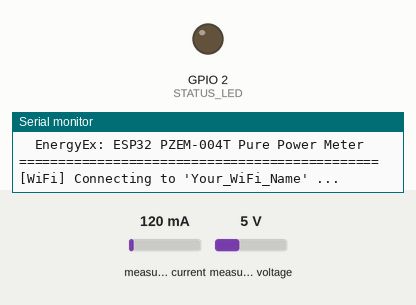
This sketch was run on a simulated ESP32. Shown: output pins drawn as LEDs (lit = HIGH), the last lines printed to the serial monitor. The test bench sets the inputs (shaded band); at power-on: measured current 120 mA, measured voltage 5 V. WiFi joins after 1.5 s; servers stay silent unless stated; uploads are accepted with an empty reply.

Above: at 1.1 s.
At 2.7 s:
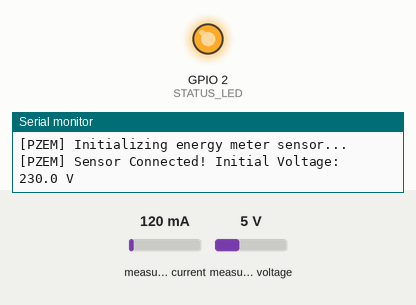
Timing chart, 0 to 4.2 s (numbered marks = the images above):
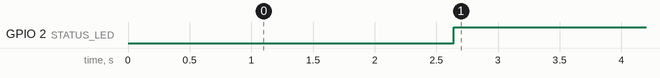

The sketch:

EnergyEx_ESP32_PureMonitoring.ino
```cpp
/**
 * EnergyEx - Pure Energy Monitoring Firmware (No Relays)
 * Target: ESP32 + PZEM-004T v3.0
 *
 * Required Libraries (Install via Arduino Library Manager):
 *  1. PZEM004Tv30 by Mandar
 *  2. ArduinoJson by Benoit Blanchon (v6 or v7)
 *
 * Wiring (Only 4 Wires):
 *  PZEM 5V  -> ESP32 VIN (or 5V)
 *  PZEM GND -> ESP32 GND
 *  PZEM TX  -> ESP32 GPIO 16 (RX2)
 *  PZEM RX  -> ESP32 GPIO 17 (TX2)
 */

#include <WiFi.h>
#include <HTTPClient.h>
#include <ArduinoJson.h>
#include <PZEM004Tv30.h>

// ==========================================
// 1. Wi-Fi & Server Settings
// ==========================================
const char* WIFI_SSID       = "Your_WiFi_Name";        // <-- Replace with your Wi-Fi SSID
const char* WIFI_PASSWORD   = "Your_WiFi_Password";    // <-- Replace with your Wi-Fi Password

// Your computer's local IP running Spring Boot:
const char* SERVER_URL      = "http://10.47.247.16:8080/api/v1/iot/telemetry";

const char* DEVICE_ID       = "ESP32_ENERGYEX_01";
const char* AUTH_TOKEN      = "ENERGYEX_IOT_SECURE_TOKEN_2026";

// ==========================================
// 2. Hardware Pin Definitions
// ==========================================
#define PZEM_RX_PIN 16 // Connects to PZEM-004T TX pin
#define PZEM_TX_PIN 17 // Connects to PZEM-004T RX pin
#define STATUS_LED  2  // Onboard blue LED

// HardwareSerial 2 (GPIO 16 RX, GPIO 17 TX)
PZEM004Tv30 pzem(Serial2, PZEM_RX_PIN, PZEM_TX_PIN);

unsigned long lastTelemetryTime = 0;
const unsigned long TELEMETRY_INTERVAL = 2500; // Send telemetry every 2.5 seconds

void setup() {
    Serial.begin(115200);
    delay(1000);
    Serial.println("\n==============================================");
    Serial.println("  EnergyEx: ESP32 PZEM-004T Pure Power Meter  ");
    Serial.println("==============================================");

    pinMode(STATUS_LED, OUTPUT);
    digitalWrite(STATUS_LED, LOW);

    connectWiFi();

    Serial.println("[PZEM] Initializing energy meter sensor...");
    float testV = pzem.voltage();
    if (isnan(testV)) {
        Serial.println("[PZEM] WARNING: PZEM sensor not responding!");
        Serial.println("Check: 1) 5V & GND wires  2) TX->GPIO16 & RX->GPIO17  3) AC mains power connected to PZEM L & N");
    } else {
        Serial.printf("[PZEM] Sensor Connected! Initial Voltage: %.1f V\n", testV);
    }
}

void loop() {
    // Keep Wi-Fi connected
    if (WiFi.status() != WL_CONNECTED) {
        digitalWrite(STATUS_LED, LOW);
        connectWiFi();
    } else {
        digitalWrite(STATUS_LED, HIGH);
    }

    // Send sensor telemetry at fixed interval
    unsigned long now = millis();
    if (now - lastTelemetryTime >= TELEMETRY_INTERVAL) {
        lastTelemetryTime = now;
        sendSensorTelemetry();
    }

    delay(20);
}

void connectWiFi() {
    Serial.printf("[WiFi] Connecting to '%s' ...\n", WIFI_SSID);
    WiFi.mode(WIFI_STA);
    WiFi.begin(WIFI_SSID, WIFI_PASSWORD);

    int attempts = 0;
    while (WiFi.status() != WL_CONNECTED && attempts < 25) {
        delay(400);
        Serial.print(".");
        attempts++;
    }

    if (WiFi.status() == WL_CONNECTED) {
        Serial.println("\n[WiFi] Connected successfully!");
        Serial.printf("[WiFi] ESP32 IP: %s\n", WiFi.localIP().toString().c_str());
        Serial.printf("[WiFi] Signal: %d dBm\n", WiFi.RSSI());
    } else {
        Serial.println("\n[WiFi] Connection timeout. Retrying...");
    }
}

void sendSensorTelemetry() {
    if (WiFi.status() != WL_CONNECTED) return;

    // Read real sensor parameters from PZEM-004T v3.0
    float voltage   = pzem.voltage();
    float current   = pzem.current();
    float power     = pzem.power();
    float energy    = pzem.energy();
    float frequency = pzem.frequency();
    float pf        = pzem.pf();

    // Safety checks for sensor read errors
    if (isnan(voltage))   voltage = 230.0;
    if (isnan(current))   current = 0.0;
    if (isnan(power))     power = 0.0;
    if (isnan(energy))    energy = 0.0;
    if (isnan(frequency)) frequency = 50.0;
    if (isnan(pf))        pf = 0.95;

    // Print clean readings to Serial Monitor
    Serial.printf("⚡ [PZEM] Voltage: %.1f V | Current: %.3f A | Power: %.1f W | Energy: %.3f kWh | Freq: %.1f Hz | PF: %.2f\n",
                  voltage, current, power, energy, frequency, pf);

    // Build JSON payload
    StaticJsonDocument<512> doc;
    doc["deviceId"]     = DEVICE_ID;
    doc["authToken"]    = AUTH_TOKEN;
    doc["voltageV"]     = voltage;
    doc["currentA"]     = current;
    doc["powerWatts"]   = power;
    doc["energyKwh"]    = energy;
    doc["frequencyHz"]  = frequency;
    doc["powerFactor"]  = pf;
    doc["isSimulated"]  = false; // Real hardware sensor data

    String jsonPayload;
    serializeJson(doc, jsonPayload);

    // Send HTTP POST to Spring Boot backend
    HTTPClient http;
    http.begin(SERVER_URL);
    http.addHeader("Content-Type", "application/json");

    int httpCode = http.POST(jsonPayload);
    if (httpCode == HTTP_CODE_OK || httpCode == HTTP_CODE_CREATED) {
        Serial.println("  -> [HTTP 200] Telemetry sent to Backend successfully!");
    } else {
        Serial.printf("  -> [HTTP Error] Code: %d (Check if backend is running on PC)\n", httpCode);
    }
    http.end();
}
```

Measured:
- by itself, GPIO 2 (STATUS_LED): LOW → HIGH at 2.6 s
